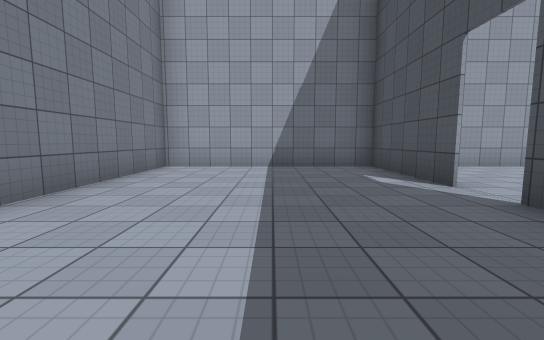
[1] (above)

17 first-person views from a walk through a Unity game level. The camera is 1.2 m above the floor, tilts 6° down and sees 90° across. The floor is counted in squares, 2 m on a side. Each view is taken from the middle of a square. On the plan, view 1 faces up. The plan holds only what a view shows up to about 9 squares ahead; the rest is blank. Surface patterns are stand-ins for the level's own textures.

[2]
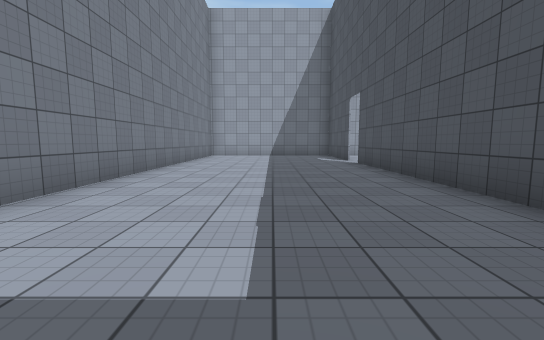

[3]
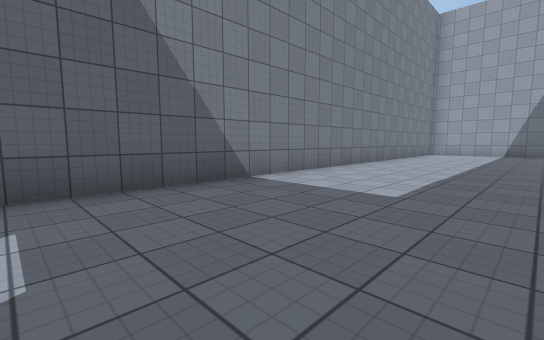

[4]
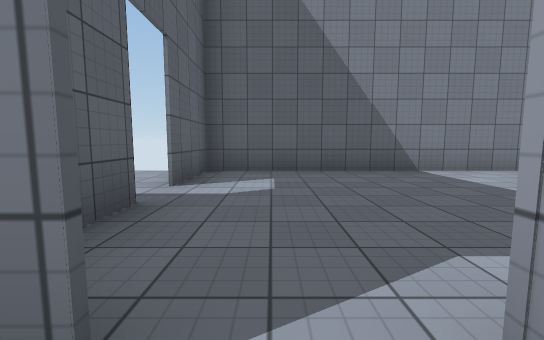

[5]
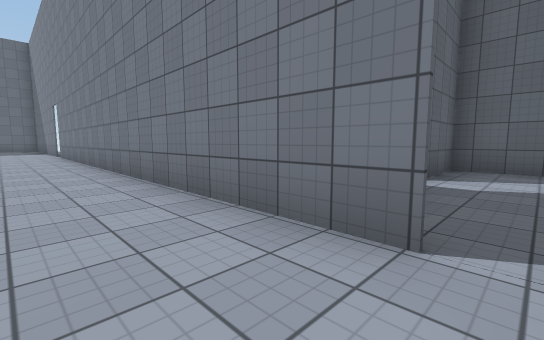

[6]
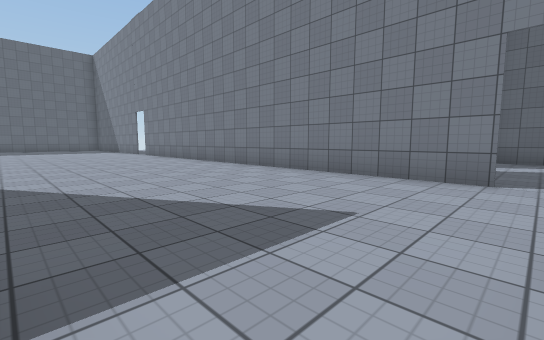

[7]
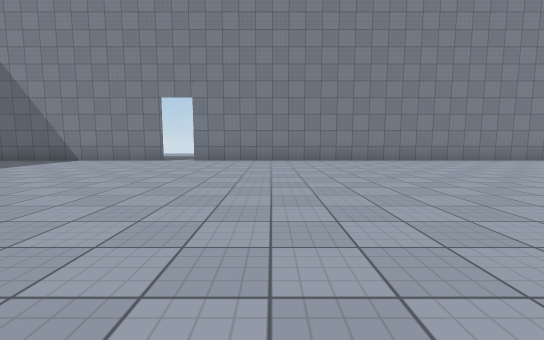

[8]
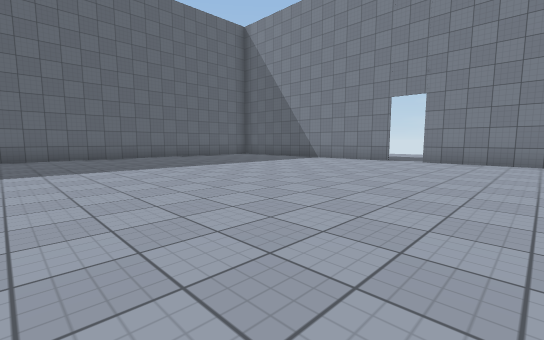

[9]
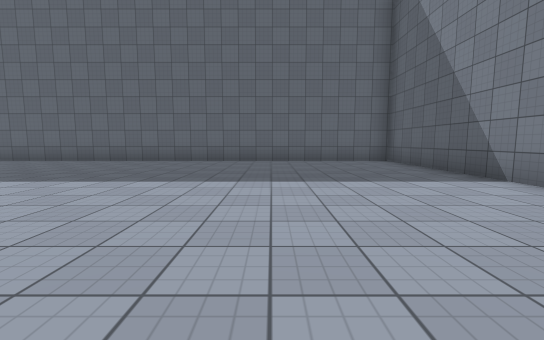

[10]
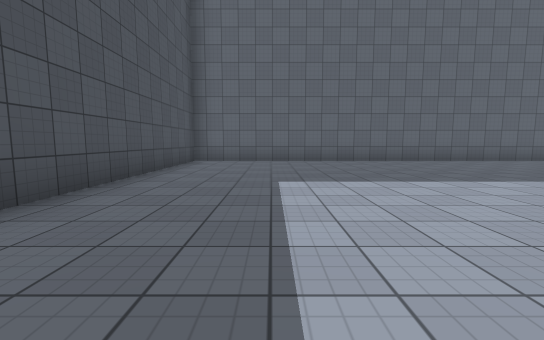

[11]
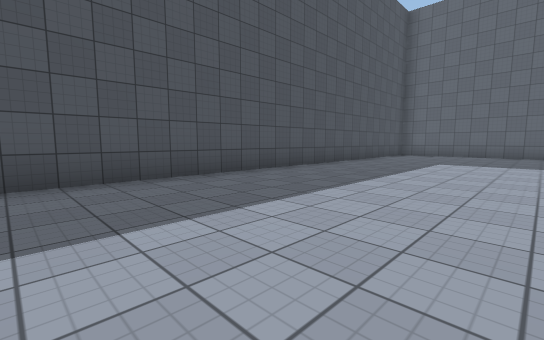

[12]
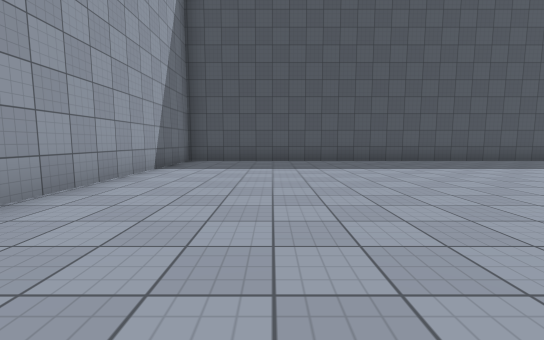

[13]
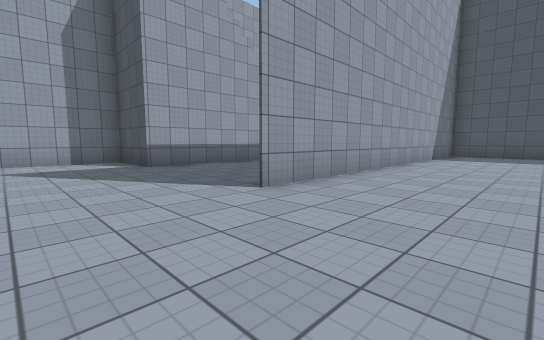

[14]
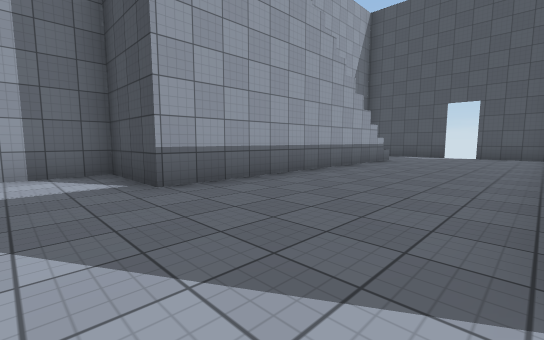

[15]
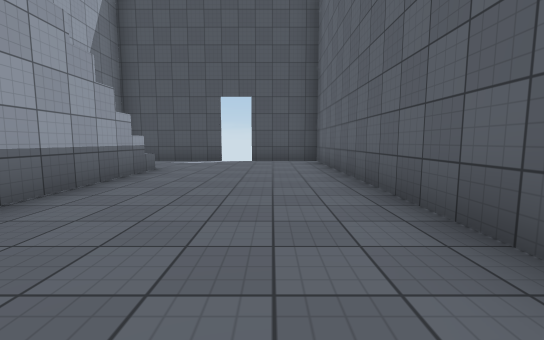

[16]
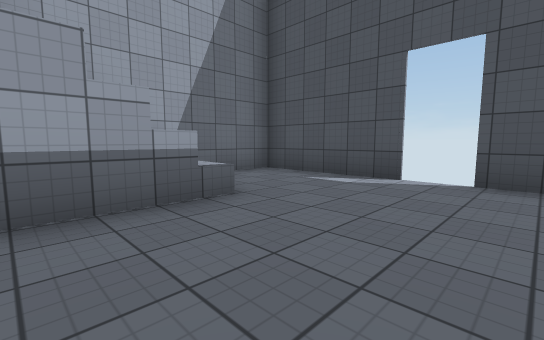

[17]
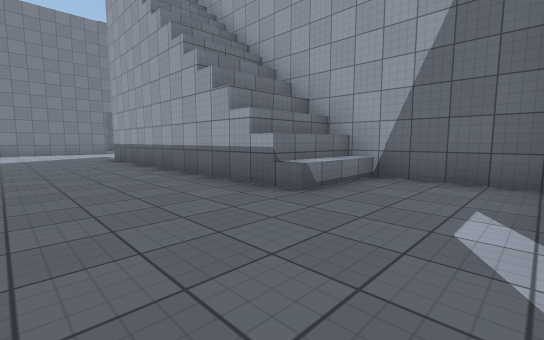

### Floor plan
Ten units are one square. View 1 is at (0, 0); x grows to the right and y downward. Boxes are objects, and circles mark ways between rooms. Rooms are numbered by the first view taken in them; rooms with no view inside come last. Other rooms are left out.
<svg viewBox="-31 -71 211 350">
<path fill="none" stroke="#000" d="M24 28 24 -26M24 -35 24 -66 -26 -66 -26 83 -5 83M4 83 12 83M102 124 174 124M24 204 24 274 174 274 174 64 140 64 140 85M175 124 74 124M149 84 74 84 74 64 49 64M145 64 145 85M24 74 24 195M149 64 149 84"/>
<circle cx="20" cy="70" r="3" fill="#2a7"/>
<text x="0" y="10">1</text>
<text x="100" y="180">2</text>
</svg>
Room 1 opens to room 2.

Where each view was taken, in squares from view 1:
view 1: 0 up, 0 right, facing up
view 2: 5 down, 0 right, facing up
view 3: 7 down, 1 right, facing up-left
view 4: 7 down, 3 right, facing left
view 5: 7 down, 4 right, facing down-left
view 6: 7 down, 7 right, facing down-left
view 7: 17 down, 11 right, facing left
view 8: 17 down, 11 right, facing down-left
view 9: 19 down, 6 right, facing down
view 10: 19 down, 15 right, facing down
view 11: 15 down, 13 right, facing down-right
view 12: 15 down, 9 right, facing right
view 13: 15 down, 5 right, facing up-right
view 14: 12 down, 6 right, facing up-right
view 15: 11 down, 9 right, facing right
view 16: 11 down, 13 right, facing up-right
view 17: 11 down, 17 right, facing up-left
